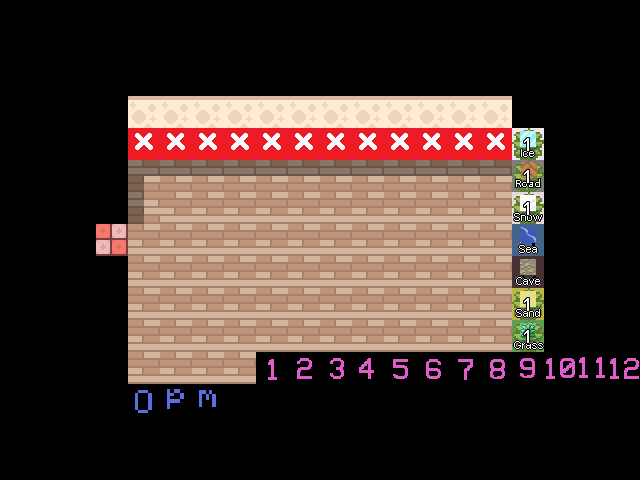

A 2D game scene composited from a Tiled map and its tileset images. What follows is a short description and the map's XML, with every tile layer's data as written:
An orthogonal 20x15 tile map with 32x32 px tiles, 5 tile layers (layer_1_priority_1, layer_2_priority_1, passages, systemtags, ...), 4 tilesets.

<map version="1.10" tiledversion="1.10.2" orientation="orthogonal" renderorder="right-down" compressionlevel="0" width="20" height="15" tilewidth="32" tileheight="32" infinite="0" nextlayerid="22" nextobjectid="1">
  <editorsettings>
    <export format="tmx" />
  </editorsettings>
  <tileset firstgid="1" source="../Tilesets/passages.tsx" />
  <tileset firstgid="145" source="../Tilesets/systemtags.tsx" />
  <tileset firstgid="273" source="../Tilesets/terrain_tag.tsx" />
  <tileset firstgid="289" source="../Tilesets/debug_room.tsx" />
  <layer id="1" name="layer_1_priority_1" width="20" height="15">
    <data encoding="csv">
0,0,0,0,0,0,0,0,0,0,0,0,0,0,0,0,0,0,0,0,
0,0,0,0,0,0,0,0,0,0,0,0,0,0,0,0,0,0,0,0,
0,0,0,0,0,0,0,0,0,0,0,0,0,0,0,0,0,0,0,0,
0,0,0,0,319,319,319,319,319,319,319,319,319,319,319,319,0,0,0,0,
0,0,0,0,327,327,327,327,327,327,327,327,327,327,327,327,791,0,0,0,
0,0,0,0,377,378,378,378,378,378,378,378,378,378,378,378,790,0,0,0,
0,0,0,0,385,394,394,394,394,394,394,394,394,394,394,394,789,0,0,0,
0,0,0,0,394,394,394,394,394,394,394,394,394,394,394,394,788,0,0,0,
0,0,0,0,394,394,394,394,394,394,394,394,394,394,394,394,787,0,0,0,
0,0,0,0,394,394,394,394,394,394,394,394,394,394,394,394,786,0,0,0,
0,0,0,0,394,394,394,394,394,394,394,394,394,394,394,394,785,0,0,0,
0,0,0,0,394,394,394,394,769,770,771,772,773,774,775,776,777,778,779,780,
0,0,0,0,753,754,755,0,0,0,0,0,0,0,0,0,0,0,0,0,
0,0,0,0,0,0,0,0,0,0,0,0,0,0,0,0,0,0,0,0,
0,0,0,0,0,0,0,0,0,0,0,0,0,0,0,0,0,0,0,0
    </data>
  </layer>
  <layer id="2" name="layer_2_priority_1" width="20" height="15">
    <data encoding="csv">
0,0,0,0,0,0,0,0,0,0,0,0,0,0,0,0,0,0,0,0,
0,0,0,0,0,0,0,0,0,0,0,0,0,0,0,0,0,0,0,0,
0,0,0,0,0,0,0,0,0,0,0,0,0,0,0,0,0,0,0,0,
0,0,0,0,0,0,0,0,0,0,0,0,0,0,0,0,0,0,0,0,
0,0,0,0,0,0,0,0,0,0,0,0,0,0,0,0,793,0,0,0,
0,0,0,0,0,0,0,0,0,0,0,0,0,0,0,0,793,0,0,0,
0,0,0,0,0,0,0,0,0,0,0,0,0,0,0,0,793,0,0,0,
0,0,0,389,0,0,0,0,0,0,0,0,0,0,0,0,0,0,0,0,
0,0,0,0,0,0,0,0,0,0,0,0,0,0,0,0,0,0,0,0,
0,0,0,0,0,0,0,0,0,0,0,0,0,0,0,0,793,0,0,0,
0,0,0,0,0,0,0,0,0,0,0,0,0,0,0,0,793,0,0,0,
0,0,0,0,0,0,0,0,0,0,0,0,0,0,0,0,0,0,0,0,
0,0,0,0,0,0,0,0,0,0,0,0,0,0,0,0,0,0,0,0,
0,0,0,0,0,0,0,0,0,0,0,0,0,0,0,0,0,0,0,0,
0,0,0,0,0,0,0,0,0,0,0,0,0,0,0,0,0,0,0,0
    </data>
  </layer>
  <layer id="19" name="passages" width="20" height="15">
    <data encoding="csv">
0,0,0,0,0,0,0,0,0,0,0,0,0,0,0,0,0,0,0,0,
0,0,0,0,0,0,0,0,0,0,0,0,0,0,0,0,0,0,0,0,
0,0,0,0,0,0,0,0,0,0,0,0,0,0,0,0,0,0,0,0,
0,0,0,0,0,0,0,0,0,0,0,0,0,0,0,0,0,0,0,0,
0,0,0,0,16,16,16,16,16,16,16,16,16,16,16,16,0,0,0,0,
0,0,0,0,0,0,0,0,0,0,0,0,0,0,0,0,0,0,0,0,
0,0,0,0,0,0,0,0,0,0,0,0,0,0,0,0,0,0,0,0,
0,0,0,0,0,0,0,0,0,0,0,0,0,0,0,0,0,0,0,0,
0,0,0,0,0,0,0,0,0,0,0,0,0,0,0,0,0,0,0,0,
0,0,0,0,0,0,0,0,0,0,0,0,0,0,0,0,0,0,0,0,
0,0,0,0,0,0,0,0,0,0,0,0,0,0,0,0,0,0,0,0,
0,0,0,0,0,0,0,0,0,0,0,0,0,0,0,0,0,0,0,0,
0,0,0,0,0,0,0,0,0,0,0,0,0,0,0,0,0,0,0,0,
0,0,0,0,0,0,0,0,0,0,0,0,0,0,0,0,0,0,0,0,
0,0,0,0,0,0,0,0,0,0,0,0,0,0,0,0,0,0,0,0
    </data>
  </layer>
  <layer id="20" name="systemtags" width="20" height="15">
    <data encoding="csv">
0,0,0,0,0,0,0,0,0,0,0,0,0,0,0,0,0,0,0,0,
0,0,0,0,0,0,0,0,0,0,0,0,0,0,0,0,0,0,0,0,
0,0,0,0,0,0,0,0,0,0,0,0,0,0,0,0,0,0,0,0,
0,0,0,0,0,0,0,0,0,0,0,0,0,0,0,0,0,0,0,0,
0,0,0,0,0,0,0,0,0,0,0,0,0,0,0,0,146,0,0,0,
0,0,0,0,0,0,0,0,0,0,0,0,0,0,0,0,192,0,0,0,
0,0,0,0,0,0,0,0,0,0,0,0,0,0,0,0,168,0,0,0,
0,0,0,0,0,0,0,0,0,0,0,0,0,0,0,0,166,0,0,0,
0,0,0,0,0,0,0,0,0,0,0,0,0,0,0,0,152,0,0,0,
0,0,0,0,0,0,0,0,0,0,0,0,0,0,0,0,159,0,0,0,
0,0,0,0,0,0,0,0,0,0,0,0,0,0,0,0,150,0,0,0,
0,0,0,0,0,0,0,0,0,0,0,0,0,0,0,0,0,0,0,0,
0,0,0,0,0,0,0,0,0,0,0,0,0,0,0,0,0,0,0,0,
0,0,0,0,0,0,0,0,0,0,0,0,0,0,0,0,0,0,0,0,
0,0,0,0,0,0,0,0,0,0,0,0,0,0,0,0,0,0,0,0
    </data>
  </layer>
  <layer id="21" name="terrain_tag" width="20" height="15">
    <data encoding="csv">
0,0,0,0,0,0,0,0,0,0,0,0,0,0,0,0,0,0,0,0,
0,0,0,0,0,0,0,0,0,0,0,0,0,0,0,0,0,0,0,0,
0,0,0,0,0,0,0,0,0,0,0,0,0,0,0,0,0,0,0,0,
0,0,0,0,0,0,0,0,0,0,0,0,0,0,0,0,0,0,0,0,
0,0,0,0,0,0,0,0,0,0,0,0,0,0,0,0,274,0,0,0,
0,0,0,0,0,0,0,0,0,0,0,0,0,0,0,0,274,0,0,0,
0,0,0,0,0,0,0,0,0,0,0,0,0,0,0,0,274,0,0,0,
0,0,0,0,0,0,0,0,0,0,0,0,0,0,0,0,0,0,0,0,
0,0,0,0,0,0,0,0,0,0,0,0,0,0,0,0,0,0,0,0,
0,0,0,0,0,0,0,0,0,0,0,0,0,0,0,0,274,0,0,0,
0,0,0,0,0,0,0,0,0,0,0,0,0,0,0,0,274,0,0,0,
0,0,0,0,0,0,0,0,0,0,0,0,0,0,0,0,0,0,0,0,
0,0,0,0,0,0,0,0,0,0,0,0,0,0,0,0,0,0,0,0,
0,0,0,0,0,0,0,0,0,0,0,0,0,0,0,0,0,0,0,0,
0,0,0,0,0,0,0,0,0,0,0,0,0,0,0,0,0,0,0,0
    </data>
  </layer>
</map>
